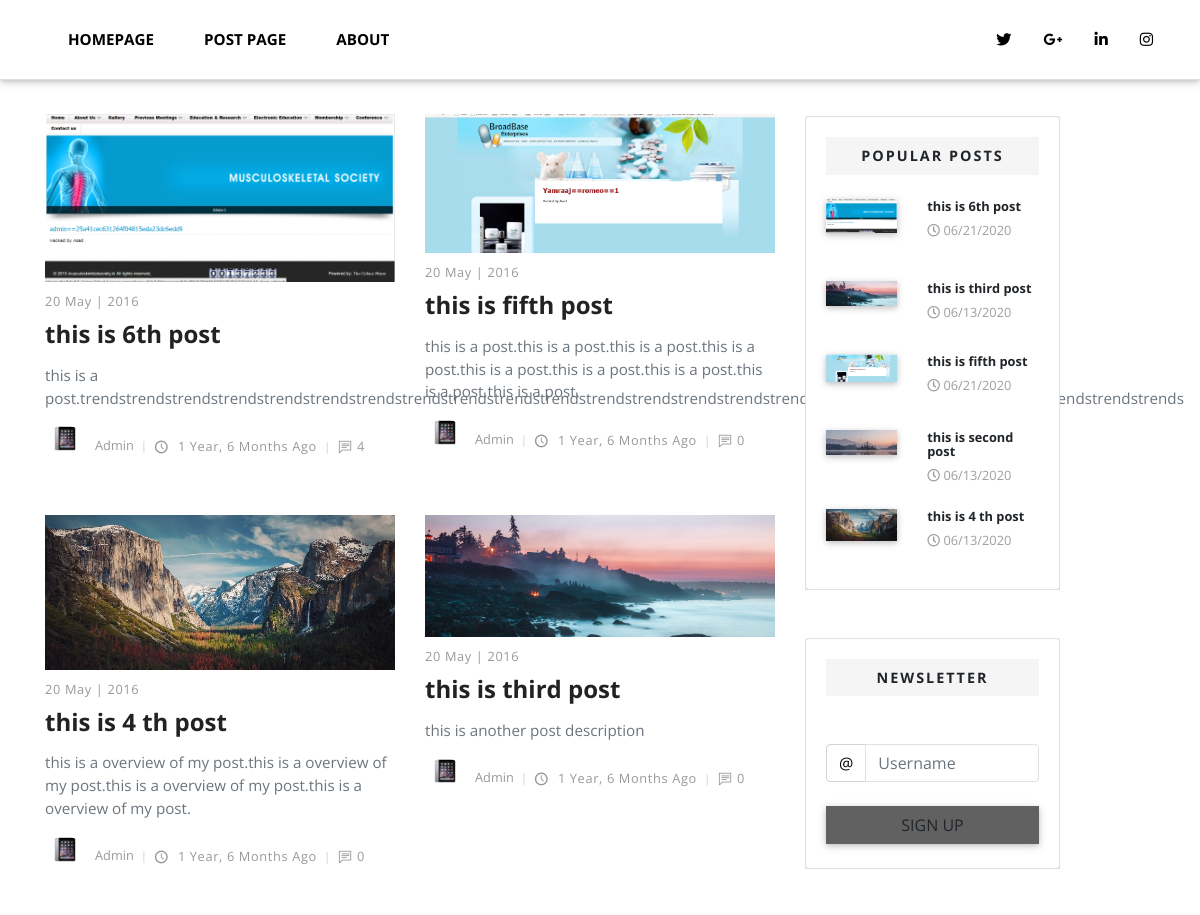
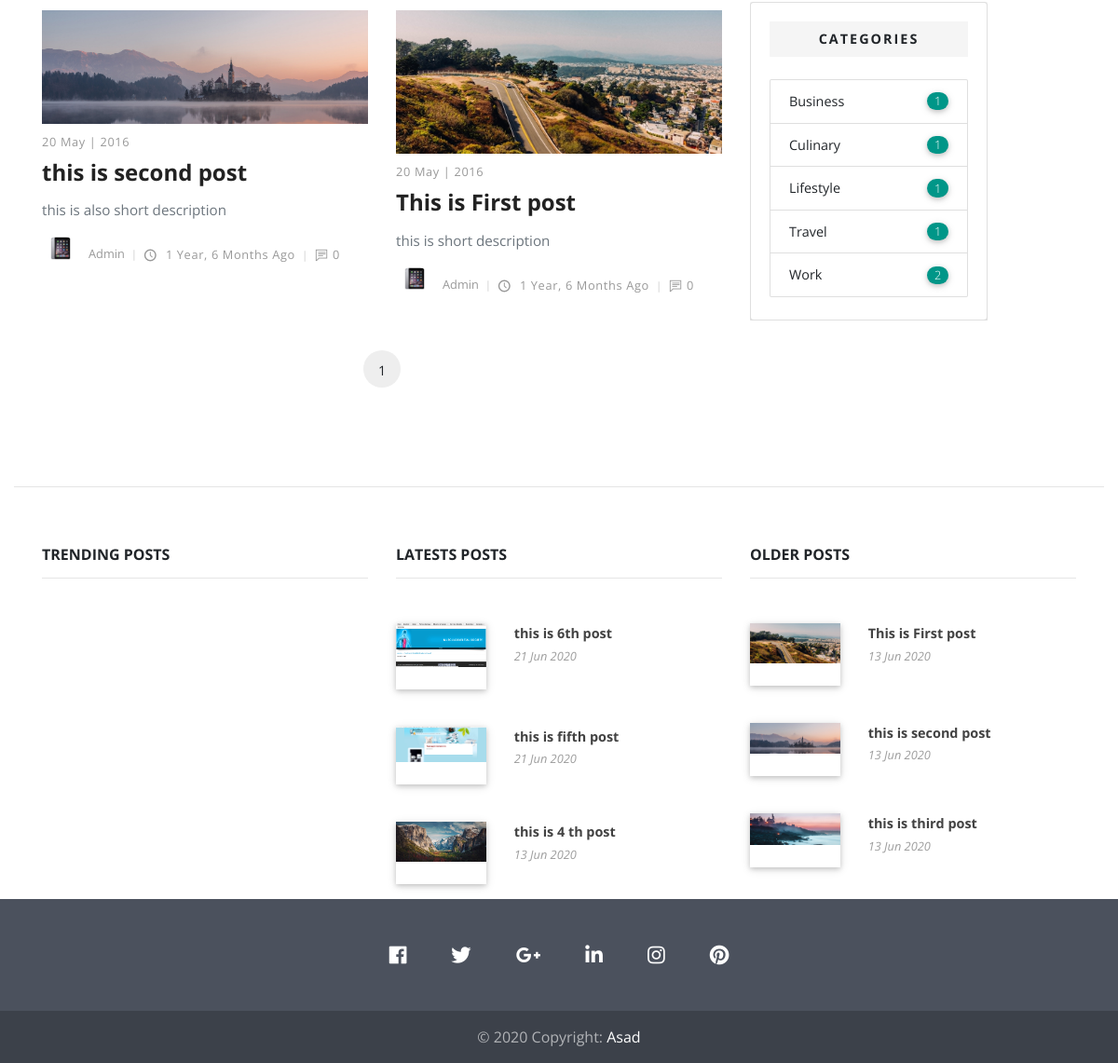
Page /post/ on the committed database (2 pictures, top to bottom).
### core/models.py (models this page shows, shortened)
class Post(models.Model):
    title=models.CharField(max_length=100)
    thumbnail_img=models.ImageField()
    overview=models.TextField()
    content=RichTextField(blank=True,null=True)
    author=models.ForeignKey(Author,on_delete=models.CASCADE)
    timestamp=models.DateTimeField(auto_now_add=True)
    comment_count=models.IntegerField(default=0)
    featured=models.BooleanField()
    slider=models.BooleanField(default=False)
    category=models.CharField(choices=category_choice,max_length=20)
    read=models.IntegerField(default=0)
    def get_absolute_url(self):
        return reverse('page', kwargs={
            'id':self.id
        })

class Author(models.Model):
    user=models.ForeignKey(settings.AUTH_USER_MODEL,on_delete=models.CASCADE)
    profile_picture=models.ImageField()

### core/views.py (the view)
# urls.py: path('post/', Post_list,name='post-list'),
def Post_list(request):
    category_count=get_category_count()
    timestamp=Post.objects.order_by('-timestamp')[0:3]
    timestamp2=Post.objects.order_by('timestamp')[0:3]
    popular=Post.objects.order_by('-read')[:5]
    post=Post.objects.all().order_by('-timestamp')
    week_ago=datetime.date.today()-datetime.timedelta(days=7)
    trends=Post.objects.filter(timestamp__gte=week_ago).order_by('-read')[0:3]
    paginator=Paginator(post,8)
    page_request_var='page'
    page=request.GET.get(page_request_var)
    try:
        post=paginator.page(page)
    except PageNotAnInteger:
        post=paginator.page(1)
    except EmptyPage:
        post=paginator.page(paginator.num_pages)
    context={
        'trends':trends,
        'popular':popular,
        'category_count':category_count,
        'post_section1':False,
        'page_request_var':page_request_var,
        'post':post,
        'latest':timestamp,
        'older':timestamp2,
    }
    return render(request,"post_list.html",context)

### core/views.py (called while the page is built)
def get_category_count():
    query_set=Post.objects.values('category').annotate(Count('category'))
    return query_set

### templates/post_list.html (shortened to what this page needs)
{% extends 'base.html' %}
{% load static %}
{% block content %}
    <div class="container">
      <div class="row mt-5 pt-3">
        <main class="posts-listing col-lg-8">
          <div class="container">
            <div class="row">
              {% for object in post %}
              <div class="post col-xl-6">
                <div class="post-thumbnail"><a href="{{object.get_absolute_url}}"><img src="{{object.thumbnail_img.url}}" alt="..." class="img-fluid"></a></div>
                <div class="post-details">
                  <div class="post-meta d-flex justify-content-between">
                    <div class="date meta-last">20 May | 2016</div>
                  </div><a href="post.html">
                    <h3 class="h4">{{object.title}}</h3></a>
                  <p class="text-muted">{{object.overview}}</p>
                  <footer class="post-footer d-flex align-items-center"><a href="#" class="author d-flex align-items-center flex-wrap">
                      <div class="avatar"><img src="{{object.author.profile_picture.url}}" alt="..." class="img-fluid"></div>
                      <div class="title"><span>{{object.author.user.username}}</span></div></a>
                    <div class="date"><i class="icon-clock"></i> {{object.timestamp|timesince}} ago</div>
                    <div class="comments meta-last"><i class="icon-comment"></i>{{object.comment_count}}</div>
                  </footer>
                </div>
              </div>
              {% endfor %}
            </div>
            <nav aria-label="Page navigation example">
              <ul class="pagination pagination-template d-flex justify-content-center">
                <li class="page-item"><a href="?{{page_request_var}}={{post.number}}" class="page-link active">{{post.number}}</a></li>
              </ul>
            </nav>
          </div>
        </main>
        {% include 'sidebar.html' with popular=popular%}
      </div>
    </div>
    {% include 'footer_top.html' with older=older latest=latest trends=trends %}
    {% endblock %}

### templates/sidebar.html (shortened to what this page needs)
<div class="col-lg-3 col-12 mt-1">
    <section class="section widget-content mt-5">
        <div class="card card-body pb-0">
            <div class="single-post">
                <p class="font-weight-bold dark-grey-text text-center spacing grey lighten-4 py-2 mb-4">
                    <strong>POPULAR POSTS</strong>
                </p>
                {% for popular in popular %}
                <div class="row mb-4">
                    <div class="col-5">
                        <div class="view overlay">
                            <img src="{{popular.thumbnail_img.url}}" class="img-fluid z-depth-1 rounded-0" alt="sample image">
                        </div>
                    </div>
                    <div class="col-7">
                        <h6 class="mt-0 font-small">
                            <a >
                                <strong>{{popular.title}}</strong>
                            </a>
                        </h6>
                        <div class="post-data">
                            <p class="font-small grey-text mb-0">
                                <i class="far fa-clock-o"></i> {{popular.timestamp|date:"SHORT_DATE_FORMAT"}}</p>
                        </div>
                    </div>
                </div>
                {% endfor %}
            </div>
        </div>
    </section>
    <section class="my-5">
        <div class="card card-body pb-0">
            <div class="single-post">
                <p class="font-weight-bold dark-grey-text text-center spacing grey lighten-4 py-2 mb-4">
                    <strong>NEWSLETTER</strong>
                </p>
                <div class="row mt-4">
                    <div class="col-md-12">
                        <div class="input-group md-form form-sm form-3 pl-0">
                        <div class="input-group-prepend">
                            <span class="input-group-text white black-text" id="basic-addon9">@</span>
                        </div>
                        <input type="text" class="form-control mt-0 black-border rgba-white-strong" placeholder="Username" aria-describedby="basic-addon9">
                    </div>
                    <button type="button" class="btn btn-grey btn-block mb-4 mt-4">Sign up</button>
                    </div>
                </div>
            </div>
        </div>
    </section>
    <section class="section mb-5">
        <div class="card card-body pb-0">
            <div class="single-post">
                <p class="font-weight-bold dark-grey-text text-center spacing grey lighten-4 py-2 mb-4">
                    <strong>CATEGORIES</strong>
                </p>
                <ul class="list-group my-4">
                    {% for cat in category_count %}
                    <li class="list-group-item d-flex justify-content-between align-items-center">
                        <a class="">
                            <p class="mb-0">{{cat.category}}</p>
                        </a>
                        <span class="badge teal badge-pill font-small">{{cat.category__count}}</span>
                    </li>
                    {% endfor %}
                </ul>
            </div>
        </div>
    </section>
</div>

### templates/footer_top.html (shortened to what this page needs)
<section>
    <div class="container-fluid white mb-0 pb-0">
        <hr class="mt-0">
        <div class="container">
            <div class="row">
                <div class="col-lg-4 col-md-6">
                    <h6 class="font-weight-bold mt-5 mb-3">TRENDING POSTS</h6>
                    <hr class="mb-5">
                </div>
                <div class="col-lg-4 col-md-6">
                    <h6 class="font-weight-bold mt-5 mb-3">LATESTS POSTS</h6>
                    <hr class="mb-5">
                    {% for object in latest %}
                    <div class="row mt-4">
                        <div class="col-4">
                            <div class="view overlay z-depth-1 mb-3">
                                <img src="{{object.thumbnail_img.url}}" class="img-fluid" alt="Post">
                            </div>
                        </div>
                        <div class="col-8 mb-1">
                            <div class="">
                                <p class="mb-1">
                                    <a href="#!" class="text-hover font-weight-bold">{{object.title}}</a>
                                </p>
                                <p class="font-small grey-text">
                                    <em>{{object.timestamp|date:'d M Y'}}</em>
                                </p>
                            </div>
                        </div>
                    </div>
                    {% endfor %}
                </div>
                <div class="col-lg-4  col-md-6">
                    <h6 class="font-weight-bold mt-5 mb-3">OLDER POSTS</h6>
                    <hr class="mb-5">
                {% for object in older %}
                    <div class="row mt-4">
                        <div class="col-4">
                            <div class="view overlay z-depth-1 mb-3">
                                <img src="{{object.thumbnail_img.url}}" class="img-fluid" alt="Post">
                            </div>
                        </div>
                        <div class="col-8 mb-1">
                            <div class="">
                                <p class="mb-1">
                                    <a href="#!" class="text-hover font-weight-bold">{{object.title}}</a>
                                </p>
                                <p class="font-small grey-text">
                                    <em>{{object.timestamp|date:'d M Y'}}</em>
                                </p>
                            </div>
                        </div>
                    </div>
                    {% endfor %}
                </div>
            </div>
        </div>
    </div>
</section>

### static_in_env/css/style.default.css (style rules this page uses)
body { overflow-x: hidden; }
strong { font-weight: 700; }
a, i, span { display: inline-block; text-decoration: none; -webkit-transition: all 0.3s; transition: all 0.3s; }
ul { margin: 0; padding: 0; }
section { padding: 100px 0; overflow-x: hidden; }
button, input { outline: none !important; font-family: "Open Sans", sans-serif; }
button { cursor: pointer; }
main, aside { padding: 50px 0 100px; }
i[class*="icon-"] { -webkit-transform: translateY(3px); transform: translateY(3px); }
.btn { border-radius: 0 !important; }
.badge { font-weight: 300; }
.pagination-template li.page-item { margin: 0 5px; }
.pagination-template a.page-link { width: 40px; height: 40px; line-height: 27px; border-radius: 50% !important; border: 1px solid #ddd; color: #555; text-align: center; }
.pagination-template a.page-link:hover, .pagination-template a.page-link.active { background: #f5f5f5; }
h1, h2, h3, h4, h5, h6 { margin-bottom: 15px; }
.pagination-template a.page-link { width: 40px; height: 40px; line-height: 27px; border-radius: 50% !important; border: none; color: #555; text-align: center; }
.pagination-template a.page-link:hover, .pagination-template a.page-link.active { background: #eee; }
.container-fluid { width: 100%; }
.post-meta { margin: 10px 0; font-size: 0.8em; }
.post-meta .date { text-transform: uppercase; font-weight: 400; }
.post-meta .date::after { display: none; }
.post p:not(.lead) { font-weight: 400; color: #777; font-size: 0.95em; }
.post a { text-decoration: none; }
.post h3 { line-height: 1.1em; color: #222; -webkit-transition: all 0.3s; transition: all 0.3s; margin-bottom: 1rem; }
.post .date { letter-spacing: 0.05em; font-weight: 400; text-transform: uppercase; color: #aaa; }
.post .avatar { max-width: 40px; min-width: 40px; height: 40px; overflow: hidden; border-radius: 50%; margin-right: 10px; }
.post .title, .post .date, .post .comments, .post .views { font-weight: 400; color: #999; text-transform: capitalize; }
.post .title i, .post .date i, .post .comments i, .post .views i { margin-right: 5px; font-size: 1.1em; }
.post .title::after, .post .date::after, .post .comments::after, .post .views::after { content: '|'; display: inline-block; margin: 0 7px; font-size: 0.9em; color: #ccc; }
.post .meta-last::after { display: none; }
main.posts-listing { padding-top: 50px; padding-left: 0; padding-right: 0; }
main.posts-listing .post { margin-bottom: 50px; }
main.posts-listing .post-footer { font-size: 0.8em; }
.btn { font-weight: normal; border: 1px solid transparent; padding: 0.5rem 1rem; font-size: 1rem; line-height: 1.25; border-radius: 0.25rem; -webkit-transition: all 0.15s ease-in-out; transition: all 0.15s ease-in-out; }
body { font-family: "Open Sans", sans-serif; font-size: 1rem; font-weight: normal; line-height: 1.5; color: #212529; background-color: #fff; }
a { color: #999; text-decoration: none; }
h1, h2, h3, h4, h5, h6, .h1, .h2, .h3, .h4, .h5, .h6 { margin-bottom: 0.5rem; font-family: inherit; font-weight: 700; line-height: 1.1; color: inherit; }
h3, .h3 { font-size: 1.75rem; }
h4, .h4 { font-size: 1.5rem; }
h6, .h6 { font-size: 1rem; }
hr { border-top: 1px solid rgba(0, 0, 0, 0.1); }
.page-item:first-child .page-link { border-top-left-radius: 0.25rem; border-bottom-left-radius: 0.25rem; }
.page-item:last-child .page-link { border-top-right-radius: 0.25rem; border-bottom-right-radius: 0.25rem; }
.page-link { padding: 0.5rem 0.75rem; line-height: 1.25; color: #999; background-color: #fff; border: 1px solid #ddd; }

### templates/sidebar.html (style rules this page uses)
section { padding: 0 !important; }

### rows in the picture
Post: thumbnail_img (picture), title "this is 6th post", overview "this is a post.trendstrendstrendstrendstrendstrendstrendstrendstrendstrendstrendstrendstrendstrendstrendstrendstrendstrendstrendstrendstrendstrendstrendstrends", author.profile_picture (picture), author.user.username "Admin", timestamp "1 Year, 6 Months", comment_count "4", timestamp "06/21/2020", category "Travel", category__count "1", timestamp "21 Jun 2020"
Post: thumbnail_img (picture), title "this is fifth post", overview "this is a post.this is a post.this is a post.this is a post.this is a post.this is a post.this is a post.this is a post.this is a post.", author.profile_picture (picture), author.user.username "Admin", timestamp "1 Year, 6 Months", comment_count "0", timestamp "06/21/2020", timestamp "21 Jun 2020"
Post: thumbnail_img (picture), title "this is 4 th post", overview "this is a overview of my post.this is a overview of my post.this is a overview of my post.this is a overview of my post.", author.profile_picture (picture), author.user.username "Admin", timestamp "1 Year, 6 Months", comment_count "0", timestamp "06/13/2020", category "Lifestyle", category__count "1", timestamp "13 Jun 2020"
Post: thumbnail_img (picture), title "this is third post", overview "this is another post description", author.profile_picture (picture), author.user.username "Admin", timestamp "1 Year, 6 Months", comment_count "0", timestamp "06/13/2020", category "Culinary", category__count "1", timestamp "13 Jun 2020"
Post: thumbnail_img (picture), title "this is second post", overview "this is also short description", author.profile_picture (picture), author.user.username "Admin", timestamp "1 Year, 6 Months", comment_count "0", timestamp "06/13/2020", category "Work", category__count "2", timestamp "13 Jun 2020"
Post: thumbnail_img (picture), title "This is First post", overview "this is short description", author.profile_picture (picture), author.user.username "Admin", timestamp "1 Year, 6 Months", comment_count "0", category "Business", category__count "1", timestamp "13 Jun 2020"

### other values in the picture
{{ post.number }} "1"
